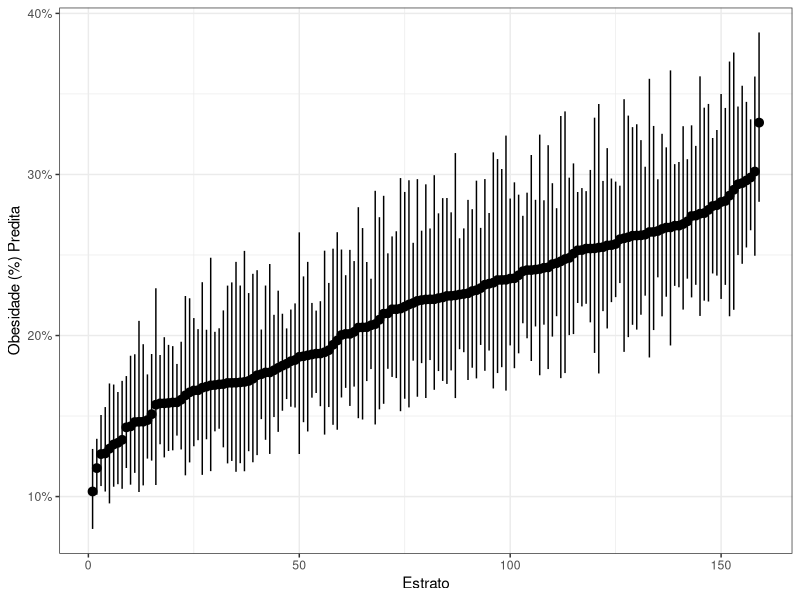

Source code (R):
# Load packages #### 
library(tidyverse) 
library(here) 
library(scales)

# Load models and datasets ####
strat_level <- read.csv("data/pns19_stratum-obesity.csv", stringsAsFactors = TRUE) 

  
# Catterpilar plot (simple) ####  
strat_level |> 
  ggplot(aes(y = mBprob_fit, x = rankprob)) +
  geom_point() +
  geom_pointrange(aes(ymin = mBprob_lwr, ymax = mBprob_upr)) +
  ylab("Obesidade (%) Predita") +
  xlab("Estrato") +
  scale_y_continuous(labels = percent_format(scale = 100)) +
  theme_bw()

# List fo 10 highest and lowest predicted stratum means
top10 <- bind_rows(
    strat_level |> 
      slice_max(rankprob, n = 10) |> 
      mutate(type = "top"),  # Top 10
    strat_level |> 
      slice_min(rankprob, n = 10) |> 
      mutate(type = "bottom") # Bottom 10
  )
